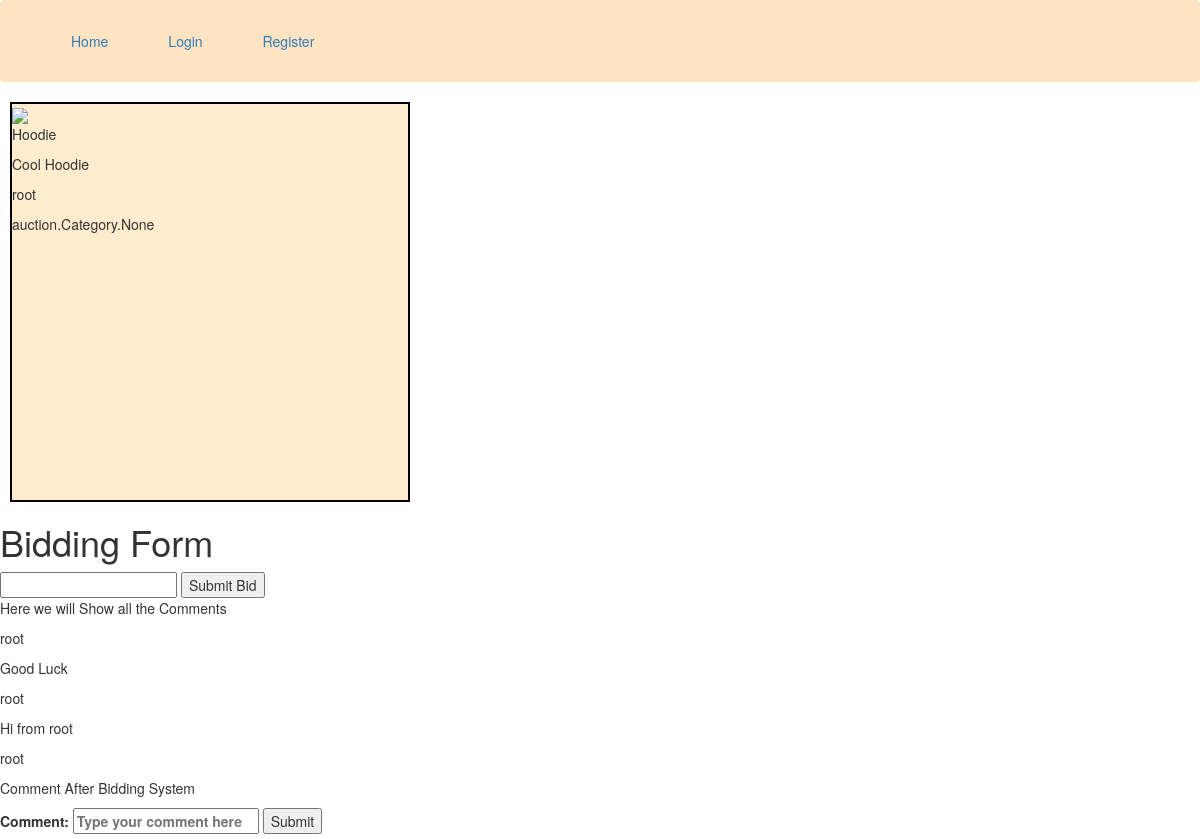
/auction/detailed-item/2 (signed in), run on the app's committed database.
### auction/models.py (models this page shows, shortened)
class Items(models.Model):
    name = models.CharField(max_length=128)
    description = models.CharField(max_length=512)
    owner = models.ForeignKey(User, on_delete=models.PROTECT)
    tags = models.ManyToManyField(Category)
    image = models.ImageField(null=True,blank=True,upload_to='image/')

class Comment(models.Model):
    comment = models.TextField()
    product = models.ForeignKey(Items, on_delete=models.CASCADE)
    user = models.ForeignKey(User, on_delete=models.CASCADE)

### customUser/models.py (models this page shows)
class User(AbstractUser):
    age = models.PositiveBigIntegerField(blank=True, null=True)

### auction/views.py (the view, shortened to what this page needs)
# urls.py: path('detailed-item/<int:id>', views.detailed_view, name="detailed_view"),
def detailed_view(request, id):
    try:
        item = Items.objects.get(id=id)
    except Items.DoesNotExist:
        return HttpResponse('Invalid ID')
    if request.method == "GET":
        comments = Comment.objects.filter(product=item)
        return render(request, 'auction/detailed-item.html', {"item": item, "comments": comments})

### templates/auction/detailed-item.html (shortened to what this page needs)
{% extends 'base.html' %} {% block body %}
<div class="item">
  <img
    src="http://127.0.0.1:8000/media/{{item.image}}"
    heiight="250px"
    width="250px"
  />
  <p>{{item.name}}</p>
  <p>{{item.description}}</p>
  <p>{{item.owner}}</p>
  <p>{{item.tags}}</p>
</div>
<h1>Bidding Form</h1>
{% if user.is_authenticated %}
<form method="POST">
  <input type="number" name="bid" />
  <button>Submit Bid</button>
</form>
{% else %}
<h1>Please Login To Bid</h1>
{% endif %}
<p>Here we will Show all the Comments</p>
{% for comment in comments %}
<div>
  <p>{{comment.user}}</p>
  <p>{{comment.comment}}</p>
</div>
{% endfor %} {% if user.is_authenticated %}
<form method="POST">
  <label
    >Comment:
    <input type="text" name="comment" placeholder="Type your comment here" />
  </label>
  <button>Submit</button>
</form>
{% else %}
<h1>Please Login To Comment</h1>
{% endif %} {% endblock body %}

### static/style.css (style rules this page uses)
.item { margin: 10px; width: 400px; height: 400px; background-color: blanchedalmond; border: 2px solid black; }

### data on the page
Items: name "Hoodie", description "Cool Hoodie", owner "root", tags "auction.Category.None"
Comment: user "root", comment "Good Luck"
Comment: user "root", comment "Hi from root"
Comment: user "root", comment "Comment After Bidding System"
